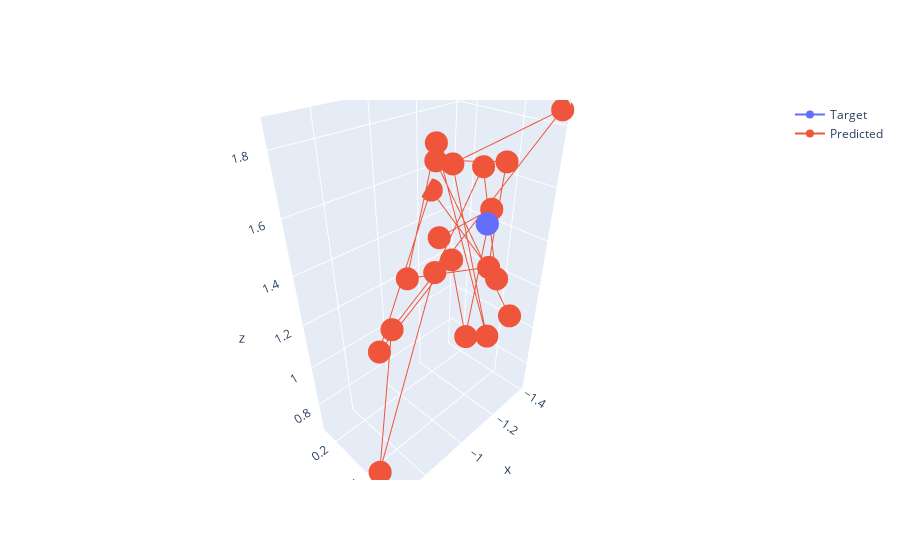

The code cell stored with this chart in its notebook:
### Code cell
F = 20
fig = go.Figure()
fig.add_trace(
    go.Scatter3d(x=target_frames[:F, 0], y=target_frames[:F, 1], z=target_frames[:F, 2], name="Target")
).add_trace(
    go.Scatter3d(x=predicted_frames[:F, 0], y=predicted_frames[:F, 1], z=predicted_frames[:F, 2], name="Predicted")
)
fig.show()
